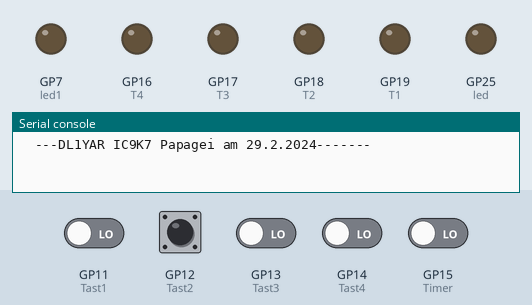
This program was run on a simulated Raspberry Pi Pico running CircuitPython. Shown: output pins drawn as LEDs (lit = HIGH), the last lines printed to the serial console. Dashed ring = blinking. Inputs (shaded band) come from the test bench; at power-on: GP11 (Tast1), GP12 (Tast2), GP13 (Tast3), GP14 (Tast4), GP15 (Timer) LOW.

Above: at 1.2 s.
1.3 s: GP11 (Tast1) driven HIGH
At 4.2 s:
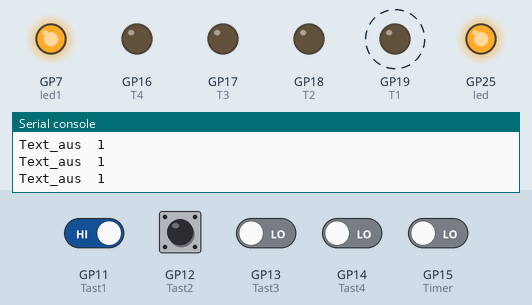
4.3 s: GP11 (Tast1) driven LOW
At 6.3 s:
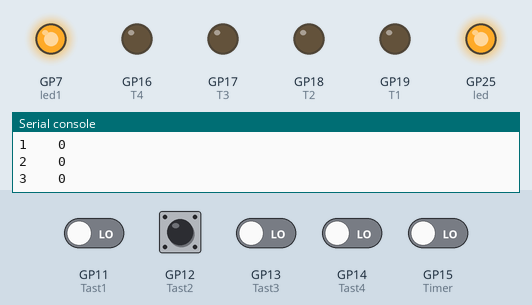
6.9 s: GP12 (Tast2) driven HIGH
At 7.4 s:
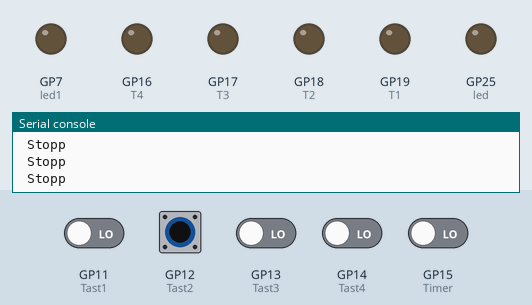
8.4 s: GP12 (Tast2) pulsed LOW 2 times (0.12 s each, 0.3 s apart)
At 8.57 s:
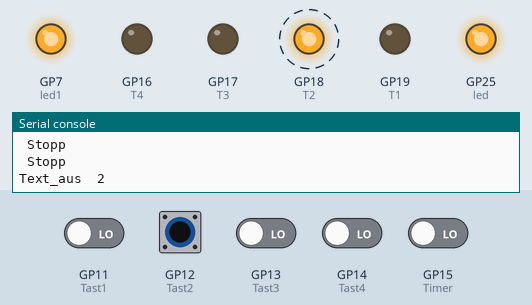
12.0 s: GP12 (Tast2) driven LOW
At 14.9 s:
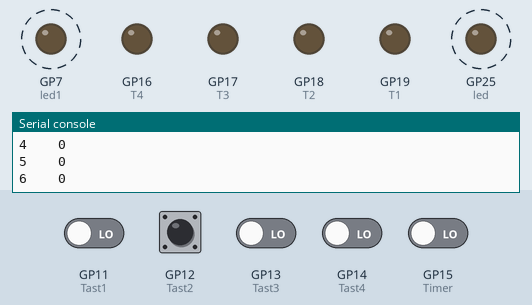
15.0 s: GP15 (Timer) driven HIGH
At 15.5 s:
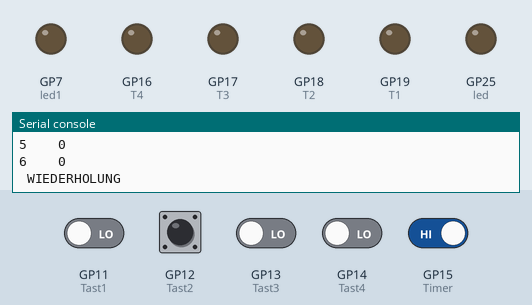
Timing chart, 0 to 17.6 s (numbered marks = the images above; inputs shaded):
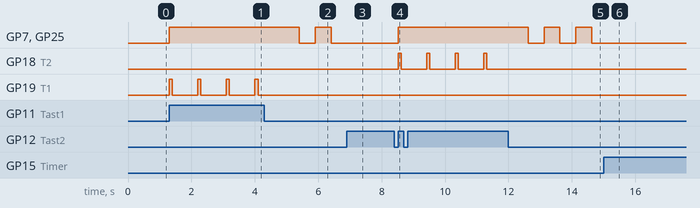

The program:

PiPicoPapagei_IC9K7.py
```python
# PiPicoPapagei
#dies PRG soll die Zubehöreingabe des FTDX3000 ergänzen und
#eine Textdauerschleife ermöglichen.
# es klappt bei allen YAESU-TRX die ein FH2 verwenden
# Es funktioniert auch bei Anpassung der Schaltung am:
# IC9700, IC7300 und beim IC705
#DL1YAR Novembr 2023

#from machine import Pin
#import utime


import board
import digitalio
import time

import analogio
# Pinfestlegungen
# erster Test


Tast1 = digitalio.DigitalInOut(board.GP11)   #Texttaster an Pin
Tast2 = digitalio.DigitalInOut(board.GP12)   #Texttaster an Pin
Tast3 = digitalio.DigitalInOut(board.GP13)   #Texttaster an Pin
Tast4 = digitalio.DigitalInOut(board.GP14)   #Texttaster an Pin
Timer = digitalio.DigitalInOut(board.GP15)   #Timer Wiederholzeit


T4 = digitalio.DigitalInOut(board.GP16)		# Text1-Taster am Modul FH-2
T4.direction = digitalio.Direction.OUTPUT 	#
T3 = digitalio.DigitalInOut(board.GP17) # Text2-Taster
T3.direction = digitalio.Direction.OUTPUT
T2 = digitalio.DigitalInOut(board.GP18) # Text3-Taster
T2.direction = digitalio.Direction.OUTPUT
T1 = digitalio.DigitalInOut(board.GP19) # Text4-Tastert
T1.direction = digitalio.Direction.OUTPUT


led = digitalio.DigitalInOut(board.LED)
led1 = digitalio.DigitalInOut(board.GP7)
led.direction = digitalio.Direction.OUTPUT
led1.direction = digitalio.Direction.OUTPUT


merker = 0
merker_l = 0
#zeit   = 0
#WARTEN = 0

def Text_aus(x): #Textausgabe 1-4
	global merker, merker_l,zeit
	#Led_Ausgabe.value = True
	led.value =True
	led1.value =True
	print("Text_aus ",x)
	if (x ==1):
		T1.value = True
	if (x ==2):
		T2.value = True
	if (x ==3):
		T3.value = True
	if (x ==4):
		T4.value = True
	time.sleep(0.1)
	T1.value = False
	T2.value = False
	T3.value = False
	T4.value = False
	time.sleep(0.8)
	led.value =False
	led1.value =False

def toggle_Led_Timer():
	global merker, merker_l,zeit
	print(x,'  ',y)
	if (merker_l == 0):
		led.value = True
		led1.value = True
		merker_l =1
	elif (merker_l ==1):
		led.value = False
		led1.value = False
		merker_l =0

#########################################################


########################################################
merker =0
x = 0  #allgemeiner Zähler
y = 0
print("  ---DL1YAR IC9K7 Papagei am 29.2.2024-------")
#hauptschleife###########################################
while True:
	while (Tast1.value == True):
		merker = 1
		Text_aus(merker)
	while (Tast2.value == True):
		merker = 2
		Text_aus(merker)
	while (Tast3.value == True):
		merker = 3
		Text_aus(merker)
	while (Tast4.value == True):
		merker = 4
		Text_aus(merker)
	while(merker !=0):
		x=x+1
		toggle_Led_Timer()
		time.sleep(0.5)
		if (x ==y):
			print(" ausgabe")
			Text_aus(merker)
			x=0
		if(Timer.value == True):#wiedrholung starten
			print(" WIEDERHOLUNG")
			while(Timer.value == True):#wiedrholung starten
				time.sleep(0.1)
			Text_aus(merker)
			y=x #Zaehler setzen
			x=0
		while((Tast1.value == True)or (Tast2.value == True)or (Tast3.value == True)or (Tast4.value == True)):
			print(" Stopp")
			y=0
			x=0
			merker = 0
			led.value = False
			led1.value = False
			time.sleep(0.1)  #gegen Tastenprellen
```

Measured:
- after the input at 1.3 s, GP7 (led1), GP25 (led): LOW → HIGH at once; GP19 (T1): alternates HIGH for 0.10 s and LOW for 0.80 s, starting at once
- after the input at 4.3 s, GP7 (led1), GP25 (led): HIGH → LOW after 1.1 s, → HIGH 0.50 s later, → LOW 0.50 s later; GP19 (T1): stops changing and stays LOW
- after the input at 6.9 s, GP7 (led1), GP25 (led): stays LOW (without the input it goes to HIGH after 0.00 s)
- after the input at 8.4 s, GP7 (led1), GP25 (led): LOW → HIGH after 0.12 s; GP18 (T2): alternates HIGH for 0.10 s and LOW for 0.80 s, starting after 0.12 s
- after the input at 12.0 s, GP7 (led1), GP25 (led): alternates HIGH for 0.50 s and LOW for 0.50 s, starting after 0.62 s; GP18 (T2): stops changing and stays LOW
- after the input at 15.0 s, GP7 (led1), GP25 (led): stops changing and stays LOW
